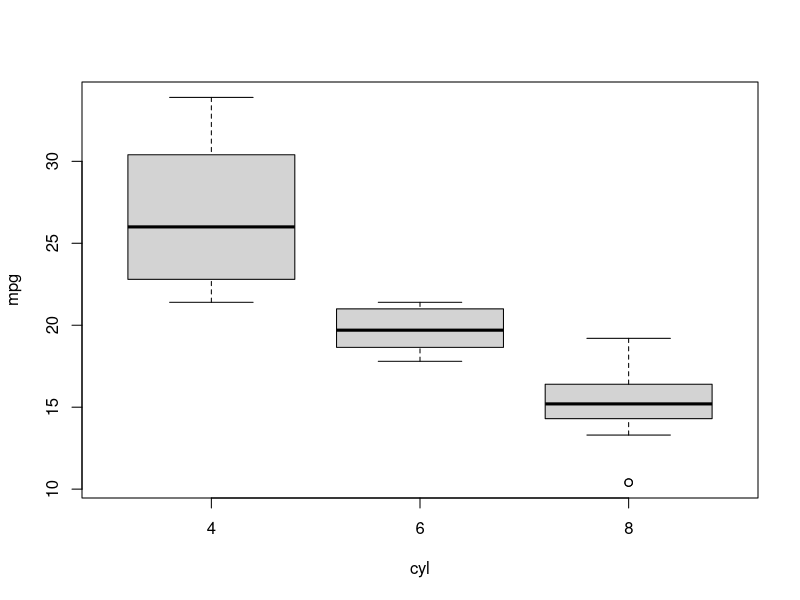
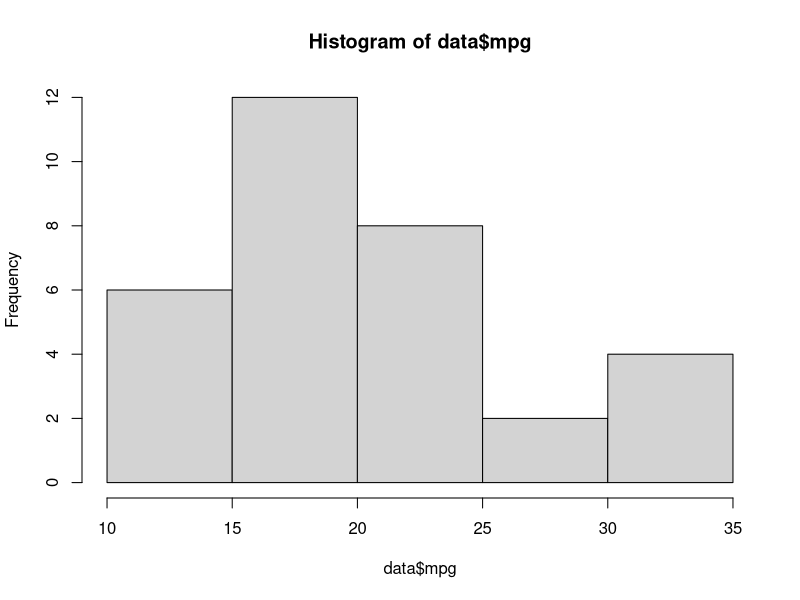
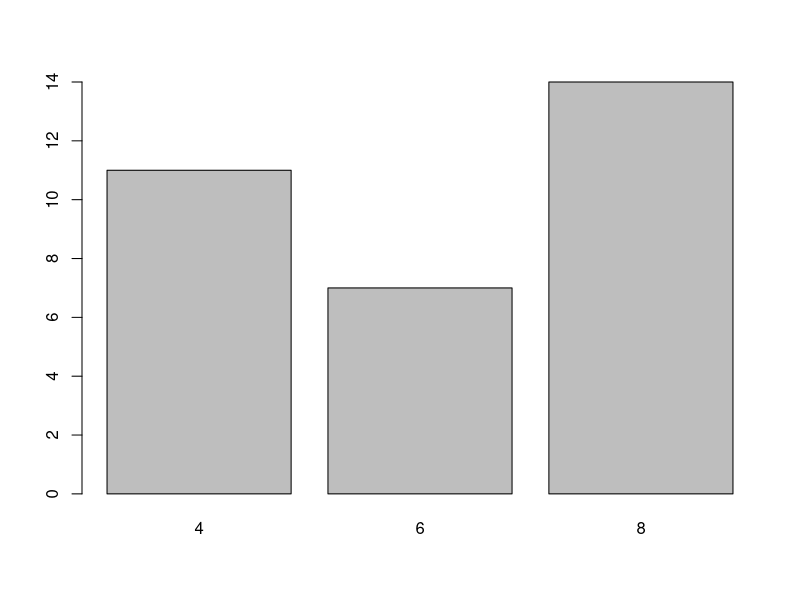
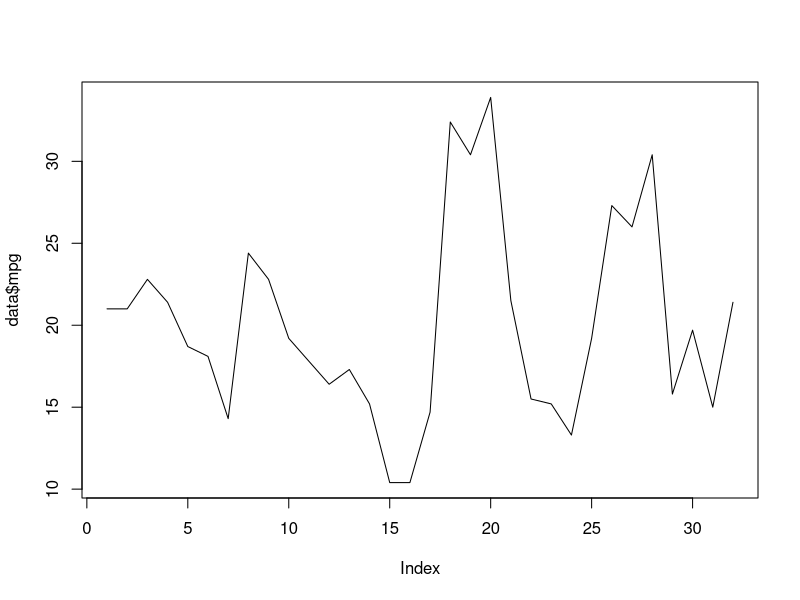
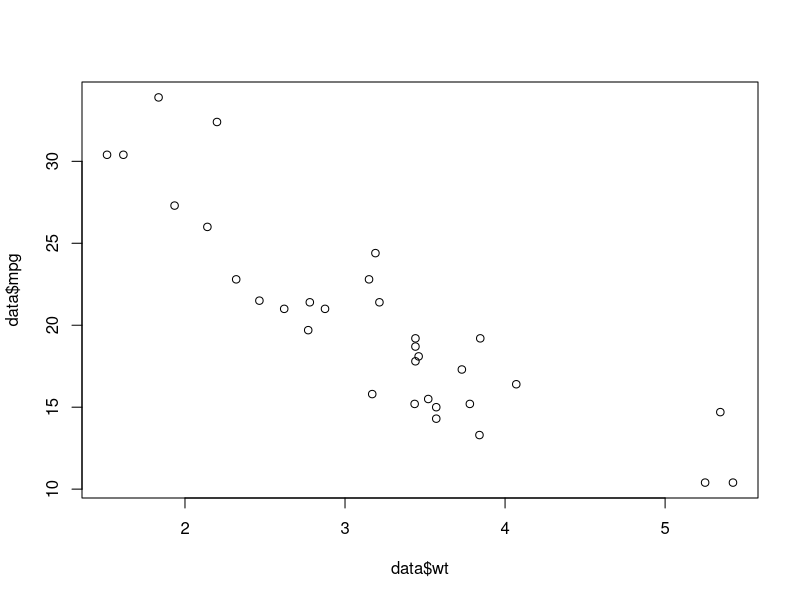

Source code (R) for these figures, in order:
data <- mtcars
boxplot(mpg ~ cyl, data=data)
hist(data$mpg)
barplot(table(data$cyl))
plot(data$mpg, type='l')
plot(data$wt, data$mpg)